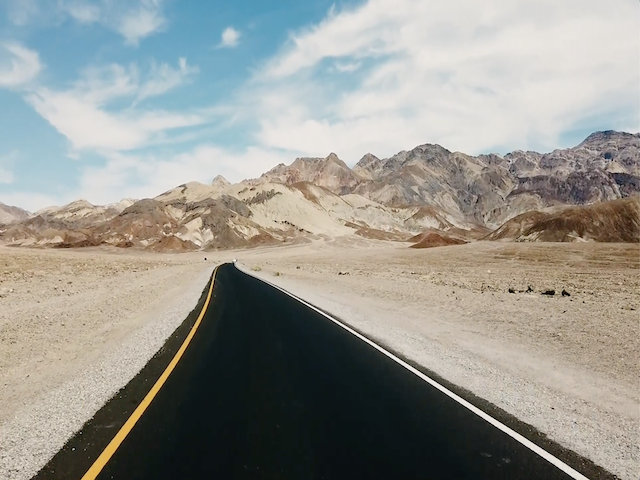
#> input picture test_img480.png, 640 x 480 px
$ python canny_hough.py
#> lines starting #> are read from the running program, lines starting #| are printed output that depends on the picture
import cv2
import time
import numpy as np

IMG_NAME = "test_img480.png"

THRESHOLD1 = 67
THRESHOLD2 = 110
APERATURE = 3

RHO = 1.9
THETA = 0.01837
THRESHOLD = 99

NUM_RUNS = int(input("NUM RUNS: ") or "10")
#> the answer given: 3

IMG_NAME = str(input("INPUT IMAGE: ") or "test_img480.png")
#> the answer given: test_img480.png

def canny_hough(IMG_NAME, IMG_OUT, n_runs):
#> called with IMG_NAME = 'test_img480.png', IMG_OUT = 'time.png', n_runs = 3
    img = cv2.imread(IMG_NAME, 0)
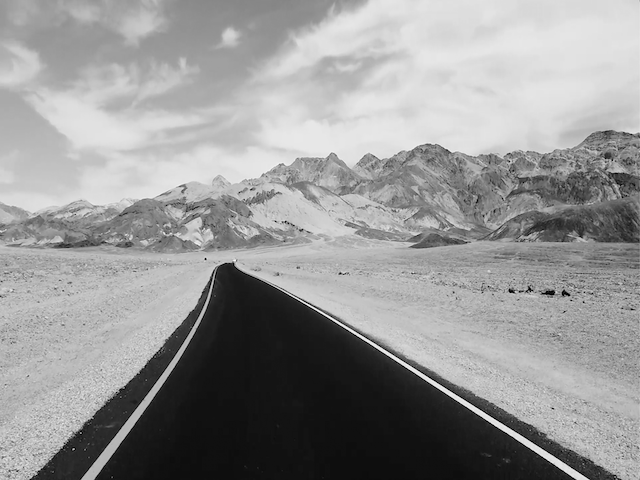
#> img: shape (480, 640); min 0, max 253, mean 149.1
    run_time_total = 0
    frame = None
    lines = None
    for i in range(n_runs):
        frame = img.copy()
        if frame.any():
            t_normal_canny_hough_start = time.perf_counter()
            frame = cv2.Canny(frame, THRESHOLD1, THRESHOLD2, apertureSize=APERATURE)
            lines = cv2.HoughLines(frame, RHO, THETA, THRESHOLD)
            t_normal_canny_hough_end = time.perf_counter()
            run_time = (t_normal_canny_hough_end - t_normal_canny_hough_start) * 1000
            run_time_total += run_time
            print(f"Run {i} in {round(run_time, 2)}ms")
#> this loop made 3 passes
#> pass 1, in canny_hough, `frame = cv2.Canny(frame, THRESHOLD1, THRESHOLD2, apertureSize=APERATURE)`:
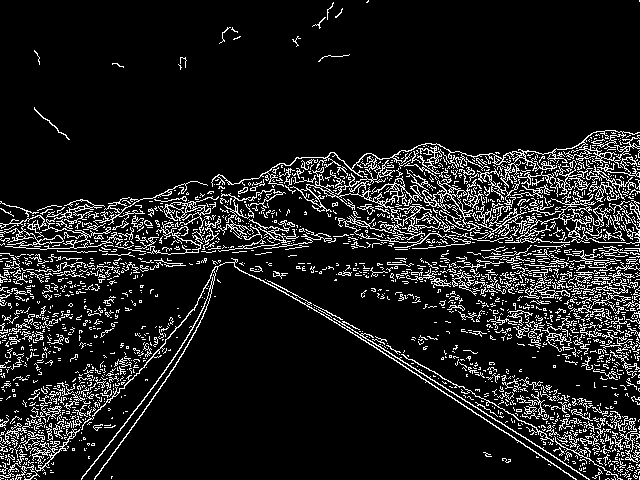
#> frame: shape (480, 640); 11.2% white in thin lines or dots
#> after the loop, run_time = 14.02; run_time_total = 50.58; t_normal_canny_hough_end = 154.6; t_normal_canny_hough_start = 154.6

    print(f"Avg {round(run_time_total/n_runs, 2)}ms over {n_runs} runs")
#| Avg 16.86ms over 3 runs

    # [12 lines of commented-out code are left out]


    cv2.imwrite(IMG_OUT, frame)


canny_hough(IMG_NAME, "time.png", NUM_RUNS)
